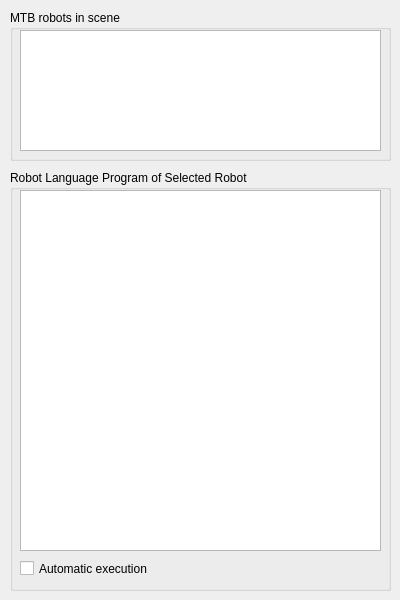
<?xml version="1.0" encoding="UTF-8"?>
<ui version="4.0">
 <class>CMtbRobotDialog</class>
 <widget class="QDialog" name="CMtbRobotDialog">
  <property name="geometry">
   <rect>
    <x>0</x>
    <y>0</y>
    <width>400</width>
    <height>600</height>
   </rect>
  </property>
  <property name="windowTitle">
   <string>MTB Robot properties dialog</string>
  </property>
  <property name="locale">
   <locale language="English" country="UnitedStates"/>
  </property>
  <widget class="QGroupBox" name="groupBox">
   <property name="geometry">
    <rect>
     <x>10</x>
     <y>10</y>
     <width>381</width>
     <height>151</height>
    </rect>
   </property>
   <property name="title">
    <string>MTB robots in scene</string>
   </property>
   <widget class="QListWidget" name="qqRobotList">
    <property name="geometry">
     <rect>
      <x>10</x>
      <y>20</y>
      <width>361</width>
      <height>121</height>
     </rect>
    </property>
   </widget>
  </widget>
  <widget class="QGroupBox" name="groupBox_2">
   <property name="geometry">
    <rect>
     <x>10</x>
     <y>170</y>
     <width>381</width>
     <height>421</height>
    </rect>
   </property>
   <property name="title">
    <string>Robot Language Program of Selected Robot</string>
   </property>
   <widget class="QPlainTextEdit" name="qqRobotProgram">
    <property name="geometry">
     <rect>
      <x>10</x>
      <y>20</y>
      <width>361</width>
      <height>361</height>
     </rect>
    </property>
   </widget>
   <widget class="QCheckBox" name="qqAutomatic">
    <property name="geometry">
     <rect>
      <x>10</x>
      <y>390</y>
      <width>131</width>
      <height>17</height>
     </rect>
    </property>
    <property name="text">
     <string>Automatic execution</string>
    </property>
   </widget>
  </widget>
 </widget>
 <resources/>
 <connections/>
</ui>
